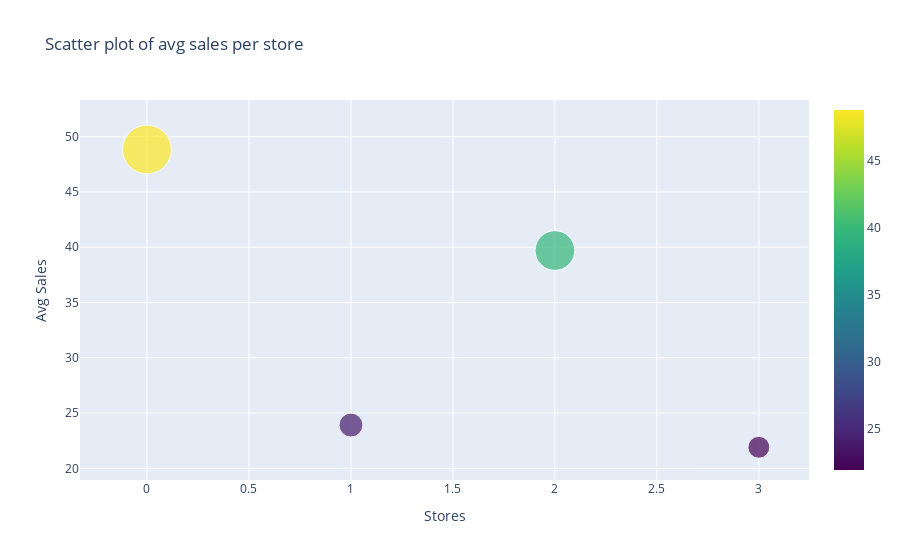

The code cell stored with this chart in its notebook:
### Code cell
# Scatter plot of average sales per store
sales_store_data = go.Scatter(
    y = sales_across_store_df.avg_sale.values,
    mode='markers',
    marker=dict(
        size = sales_across_store_df.avg_sale.values,
        color = sales_across_store_df.avg_sale.values,
        colorscale='Viridis',
        showscale=True
    ),
    text = sales_across_store_df.index.values
)
data = [sales_store_data]

sales_store_layout = go.Layout(
    autosize= True,
    title= 'Scatter plot of avg sales per store',
    hovermode= 'closest',
    xaxis= dict(
        title= 'Stores',
        ticklen= 10,
        zeroline= False,
        gridwidth= 1,
    ),
    yaxis=dict(
        title= 'Avg Sales',
        ticklen= 10,
        zeroline= False,
        gridwidth= 1,
    ),
    showlegend= False
)
fig = go.Figure(data=data, layout=sales_store_layout)
py.iplot(fig,filename='scatter_sales_store')

### Figure 1 — Plotly figure (JSON) as saved in the notebook; plotly's stock layout.template omitted (floating-point values rounded to 4 significant figures)
{"data": [{"marker": {"color": [48.83, 23.91, 39.7, 21.9], "colorscale": [[0, "#440154"], [0.1111, "#482878"], [0.2222, "#3e4989"], [0.3333, "#31688e"], [0.4444, "#26828e"], [0.5556, "#1f9e89"], [0.6667, "#35b779"], [0.7778, "#6ece58"], [0.8889, "#b5de2b"], [1, "#fde725"]], "showscale": true, "size": [48.83, 23.91, 39.7, 21.9]}, "mode": "markers", "text": ["Central", "East Coast", "North", "South"], "type": "scatter", "y": [48.83, 23.91, 39.7, 21.9]}], "layout": {"autosize": true, "hovermode": "closest", "showlegend": false, "title": {"text": "Scatter plot of avg sales per store"}, "xaxis": {"gridwidth": 1, "ticklen": 10, "title": {"text": "Stores"}, "zeroline": false}, "yaxis": {"gridwidth": 1, "ticklen": 10, "title": {"text": "Avg Sales"}, "zeroline": false}}}
